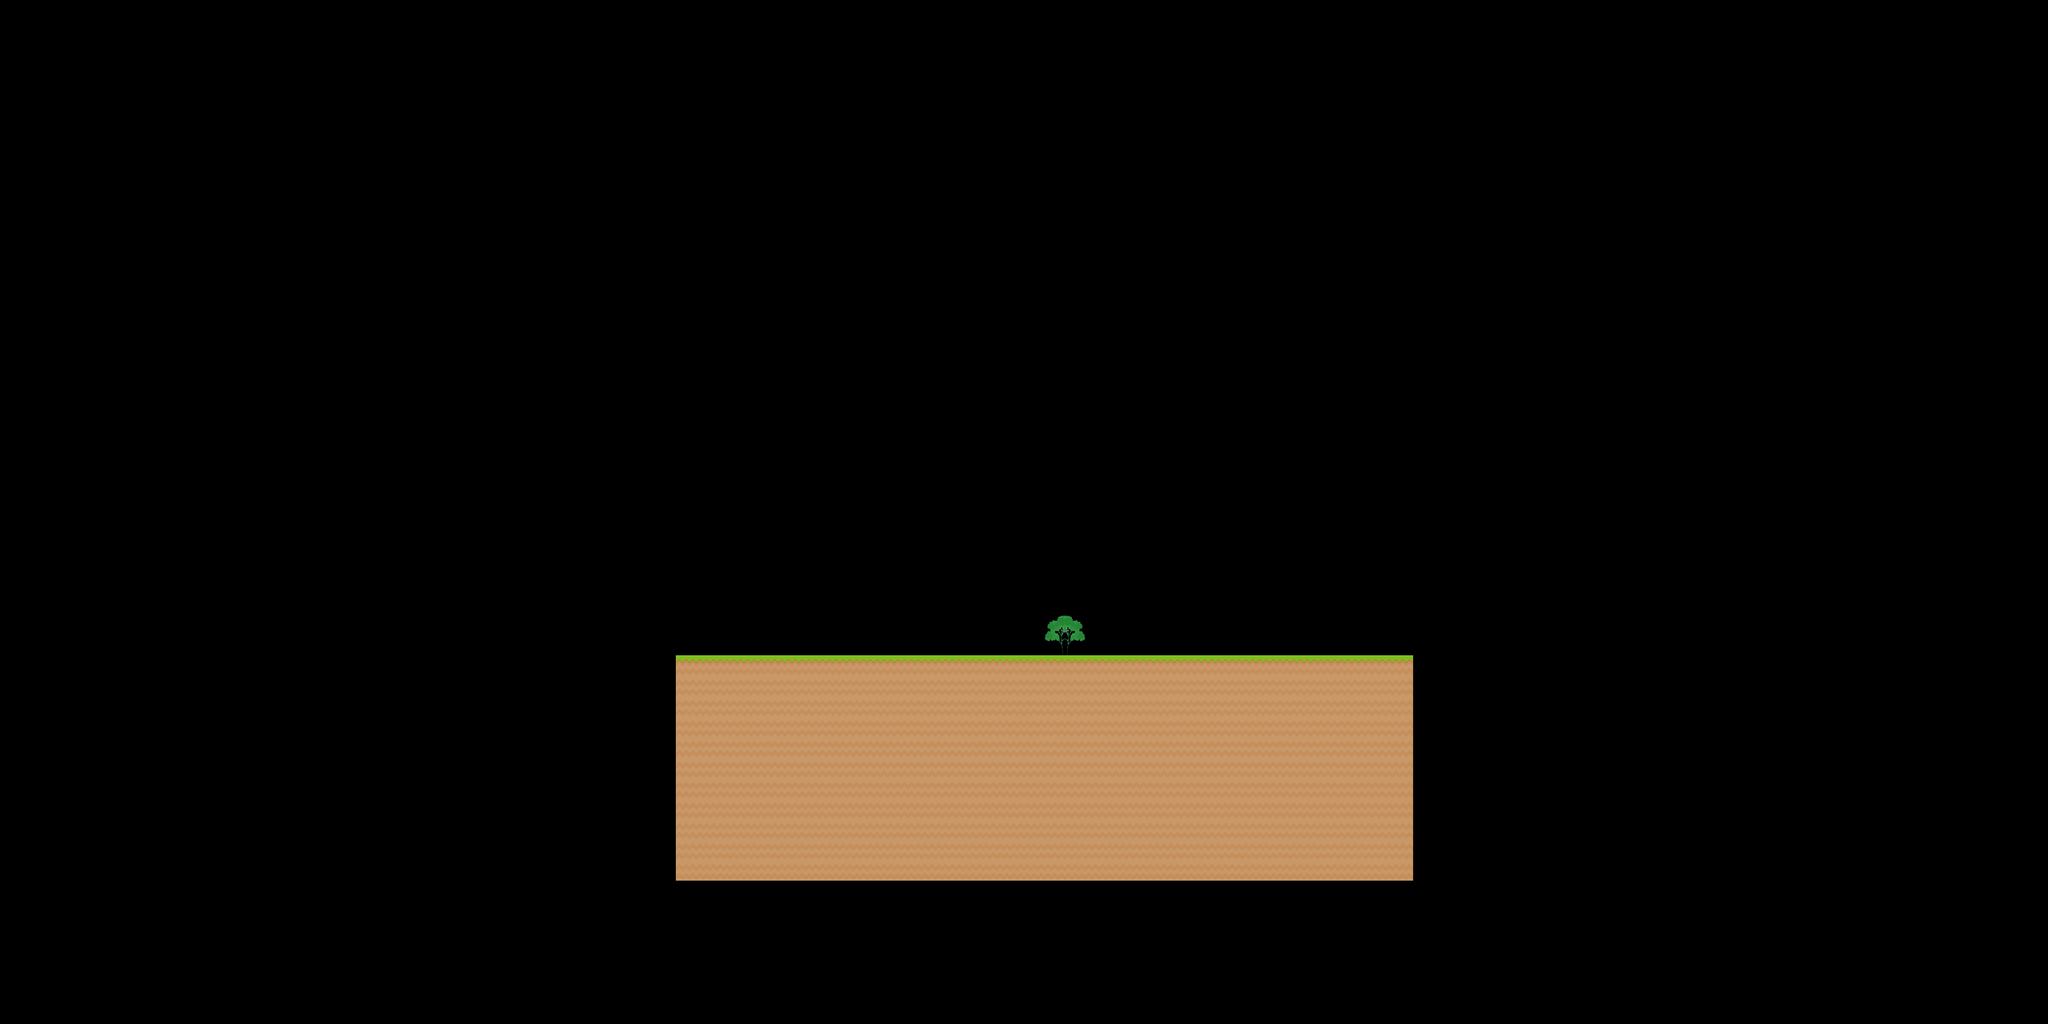

A 2D game scene composited from a Tiled map and its tileset images. What follows is a short description and the map's XML, with each tile layer's data collapsed to a summary:
An orthogonal 100x50 tile map with 70x70 px tiles, 1 tile layer (Tile Layer 1), 2 tilesets and 3 objects (Spawnbox).

<map version="1.2" tiledversion="1.3.4" orientation="orthogonal" renderorder="right-down" compressionlevel="0" width="100" height="50" tilewidth="70" tileheight="70" infinite="0" nextlayerid="3" nextobjectid="4">
 <tileset firstgid="1" source="Tilesets/tileset.tsx" />
 <tileset firstgid="157" name="trees" tilewidth="70" tileheight="70" tilecount="2" columns="1">
  <image source="../Textures/Trees/Tree5.png" width="125" height="192" />
 </tileset>
 <layer id="1" name="Tile Layer 1" width="100" height="50">
  <data>[5000 cells, 400 non-empty, 4 distinct tile ids]</data>
 </layer>
 <objectgroup id="2" name="Collision_Layer">
  <object id="1" name="Spawnbox" x="2598" y="2036" width="100" height="200">
   <properties>
    <property name="spawn" type="bool" value="true" />
   </properties>
  </object>
  <object id="2" x="4446" y="2032" width="114" height="204">
   <properties>
    <property name="Exit" type="bool" value="true" />
   </properties>
  </object>
  <object id="3" x="2312" y="2239.67" width="2514" height="766.333">
   <properties>
    <property name="platform" type="bool" value="true" />
   </properties>
  </object>
 </objectgroup>
</map>
